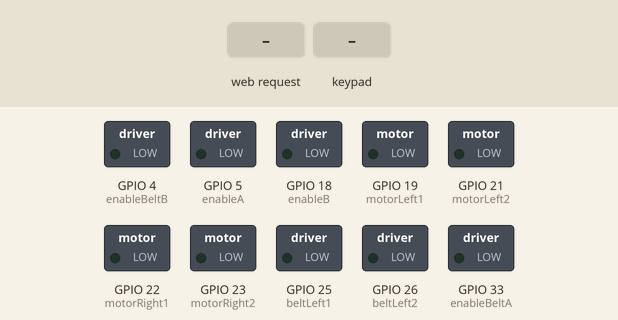
Bench run of a sketch on a simulated ESP32. Shown: switched loads named in the sketch (green lamp = pin HIGH). The test bench sets the inputs (shaded band). WiFi joins after 1.5 s; servers stay silent unless stated; what the sketch prints to the serial monitor is not drawn.

Above: at 2.7 s.
2.8 s: HTTP request GET /FORWARD received
4.3 s: key '-' pressed
5.8 s: key 'U' pressed
At 6.8 s:
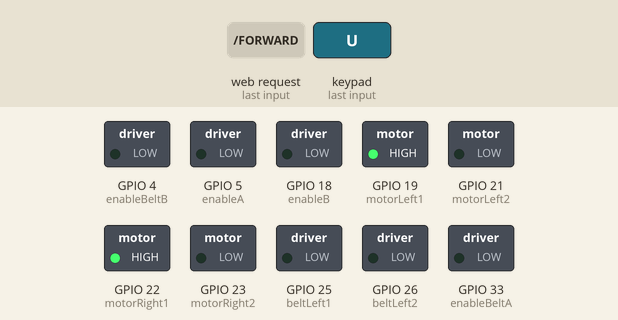
7.7 s: key 'D' pressed
At 9.3 s:
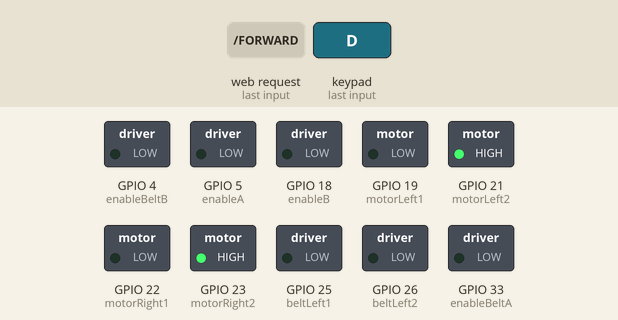
9.6 s: key 'L' pressed
At 11.2 s:
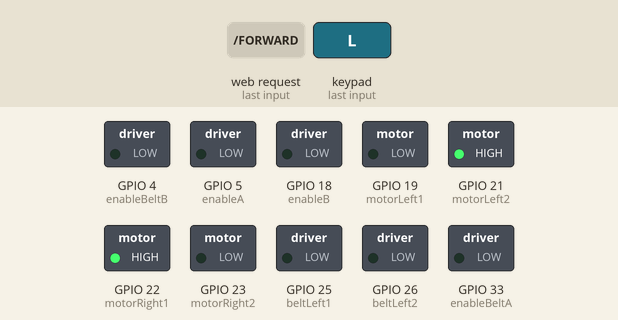
11.5 s: key 'R' pressed
At 12.5 s:
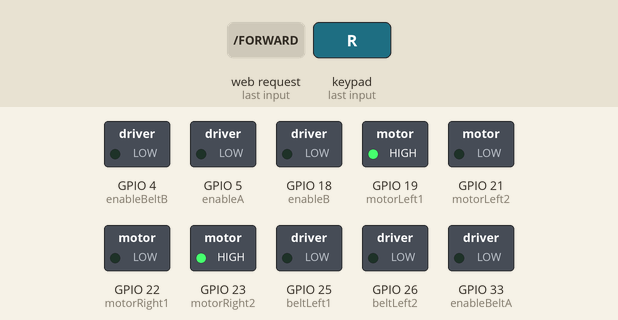
Timing chart, 0 to 14.4 s (numbered marks = the images above; inputs shaded):
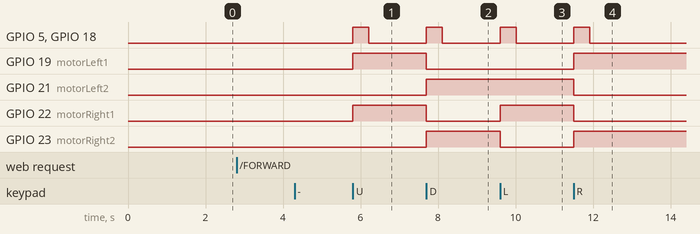

Measured:
- after the input at 2.8 s, every drawn part: stays the same
- after the input at 4.3 s, every drawn part: stays the same
- after the input at 5.8 s, GPIO 5 (enableA), GPIO 18 (enableB): LOW → HIGH at once, → LOW 0.41 s later; GPIO 19 (motorLeft1), GPIO 22 (motorRight1): LOW → HIGH at once
- after the input at 7.7 s, GPIO 5 (enableA), GPIO 18 (enableB): LOW → HIGH at once, → LOW 0.41 s later; GPIO 19 (motorLeft1), GPIO 22 (motorRight1): HIGH → LOW at once; GPIO 21 (motorLeft2), GPIO 23 (motorRight2): LOW → HIGH at once
- after the input at 9.6 s, GPIO 5 (enableA), GPIO 18 (enableB): LOW → HIGH at once, → LOW 0.41 s later; GPIO 22 (motorRight1): LOW → HIGH at once; GPIO 23 (motorRight2): HIGH → LOW at once
- after the input at 11.5 s, GPIO 5 (enableA), GPIO 18 (enableB): LOW → HIGH at once, → LOW 0.41 s later; GPIO 19 (motorLeft1), GPIO 23 (motorRight2): LOW → HIGH at once; GPIO 21 (motorLeft2), GPIO 22 (motorRight1): HIGH → LOW at once

The sketch:

server.ino
```cpp
#include <Arduino.h>
#include <WiFi.h>
#include <WiFiClient.h>
#include <WiFiServer.h>
#define CUSTOM_SETTINGS
#define INCLUDE_GAMEPAD_MODULE
#include <DabbleESP32.h>

// ===== WiFi Credentials =====
const char* ssid = "najil";
const char* password = "project123";
WiFiServer server(80);

// ===== Motor Driver Pins (L298N) =====
const int enableA = 5, motorLeft1 = 19, motorLeft2 = 21;
const int enableB = 18, motorRight1 = 22, motorRight2 = 23;

// ===== Conveyor Belt Pins (L298N) =====
const int enableBeltA = 33, beltLeft1 = 25, beltLeft2 = 26;
const int enableBeltB = 4, beltRight1 = 27, beltRight2 = 32;

bool processingWaste = false;

// ===== Mode Selection =====
enum Mode { AUTO_MODE, MANUAL_MODE };
Mode currentMode = AUTO_MODE;

// ===== Motor State Tracking =====
bool motorsStopped = true;

// ===== WiFi Reconnect Management =====
unsigned long lastWifiReconnectAttempt = 0;
const unsigned long wifiReconnectInterval = 10000; // 10 seconds

// ---------------- Motor Functions ----------------
void moveForward() {
  digitalWrite(enableA, HIGH); digitalWrite(enableB, HIGH);
  digitalWrite(motorLeft1, HIGH); digitalWrite(motorLeft2, LOW);
  digitalWrite(motorRight1, HIGH); digitalWrite(motorRight2, LOW);
  if (motorsStopped) {
    Serial.println("🚗 Moving Forward");
    motorsStopped = false;
  }
}

void moveBackward() {
  digitalWrite(enableA, HIGH); digitalWrite(enableB, HIGH);
  digitalWrite(motorLeft1, LOW); digitalWrite(motorLeft2, HIGH);
  digitalWrite(motorRight1, LOW); digitalWrite(motorRight2, HIGH);
  if (motorsStopped) {
    Serial.println("🚗 Moving Backward");
    motorsStopped = false;
  }
}

void moveLeft() {
  digitalWrite(enableA, HIGH); digitalWrite(enableB, HIGH);
  digitalWrite(motorLeft1, LOW); digitalWrite(motorLeft2, HIGH);
  digitalWrite(motorRight1, HIGH); digitalWrite(motorRight2, LOW);
  if (motorsStopped) {
    Serial.println("🚗 Turning Left");
    motorsStopped = false;
  }
}

void moveRight() {
  digitalWrite(enableA, HIGH); digitalWrite(enableB, HIGH);
  digitalWrite(motorLeft1, HIGH); digitalWrite(motorLeft2, LOW);
  digitalWrite(motorRight1, LOW); digitalWrite(motorRight2, HIGH);
  if (motorsStopped) {
    Serial.println("🚗 Turning Right");
    motorsStopped = false;
  }
}

void stopMotors() {
  if (!motorsStopped) {
    digitalWrite(enableA, LOW); digitalWrite(enableB, LOW);
    Serial.println("🛑 Motors Stopped");
    motorsStopped = true;
  }
}

// ---------------- Belt Functions ----------------
void stopBelts() {
  digitalWrite(enableBeltA, LOW); digitalWrite(enableBeltB, LOW);
}

void runRecyclableBelt() {
  stopMotors();
  processingWaste = true;
  Serial.println("♻️ Activating Recyclable Belt");

  digitalWrite(enableBeltA, HIGH);
  digitalWrite(beltLeft1, HIGH); digitalWrite(beltLeft2, LOW);
  delay(3000);
  stopBelts();
  processingWaste = false;
  moveForward();
}

void runNonRecyclableBelt() {
  stopMotors();
  processingWaste = true;
  Serial.println("🗑️ Activating Non-Recyclable Belt");

  digitalWrite(enableBeltB, HIGH);
  digitalWrite(beltRight1, HIGH); digitalWrite(beltRight2, LOW);
  delay(3000);
  stopBelts();
  processingWaste = false;
  moveForward();
}

// ---------------- Command Processing ----------------
void processCommand(String command) {
  command.trim();
  Serial.println("📩 Received: " + command);
  if (processingWaste) return;

  if (command == "FORWARD") moveForward();
  else if (command == "BACKWARD") moveBackward();
  else if (command == "LEFT") moveLeft();
  else if (command == "RIGHT") moveRight();
  else if (command == "STOP") stopMotors();
  else if (command == "Recyclable Belt") runRecyclableBelt();
  else if (command == "Non-Recyclable Belt") runNonRecyclableBelt();
}

// ---------------- WiFi Handling ----------------
void checkWiFi() {
  if (WiFi.status() != WL_CONNECTED) {
    unsigned long currentMillis = millis();
    if (currentMillis - lastWifiReconnectAttempt >= wifiReconnectInterval) {
      Serial.println("🔄 Attempting WiFi reconnection...");
      WiFi.disconnect();
      WiFi.begin(ssid, password);
      lastWifiReconnectAttempt = currentMillis;
    }
  }
}

// ---------------- Setup ----------------
void setup() {
  Serial.begin(115200);
  Serial.println("\n🚀 Starting USV...");

  // Initialize Dabble (for manual mode)
  Dabble.begin("USV");
  Serial.println("✅ Dabble Initialized. Connect via Bluetooth");

  // Initialize Motor and Belt Pins
  pinMode(motorLeft1, OUTPUT); pinMode(motorLeft2, OUTPUT);
  pinMode(motorRight1, OUTPUT); pinMode(motorRight2, OUTPUT);
  pinMode(enableA, OUTPUT); pinMode(enableB, OUTPUT);
  pinMode(beltLeft1, OUTPUT); pinMode(beltLeft2, OUTPUT);
  pinMode(beltRight1, OUTPUT); pinMode(beltRight2, OUTPUT);
  pinMode(enableBeltA, OUTPUT); pinMode(enableBeltB, OUTPUT);

  stopMotors();
  stopBelts();

  // Connect to WiFi
  Serial.print("🔄 Connecting to WiFi...");
  WiFi.begin(ssid, password);
  while (WiFi.status() != WL_CONNECTED) {
    delay(500);
    Serial.print(".");
  }
  Serial.println("\n✅ WiFi Connected!");
  Serial.println(WiFi.localIP());

  server.begin();
  Serial.println("✅ Server Started. Ready for commands!");
}

// ---------------- Main Loop ----------------
void loop() {
  Dabble.processInput();  // Process Dabble input for manual control
  checkWiFi();

  // Toggle Mode using Joystick Select (debounced)
  static unsigned long lastModeSwitch = 0;
  unsigned long currentMillis = millis();
  if (GamePad.isSelectPressed() && (currentMillis - lastModeSwitch > 500)) {
    lastModeSwitch = currentMillis;
    currentMode = (currentMode == AUTO_MODE) ? MANUAL_MODE : AUTO_MODE;
    Serial.print("🔄 Switched to ");
    Serial.println((currentMode == AUTO_MODE) ? "AUTO Mode" : "MANUAL Mode");
  }

  if (currentMode == AUTO_MODE) {
    // Auto Mode: Process WiFi commands
    WiFiClient client = server.available();
    if (client) {
      Serial.println("📡 Client Connected");
      String command = "";
      while (client.connected() && client.available()) {
        char c = client.read();
        if (c == '\n') {
          processCommand(command);
          break;
        } else if (c != '\r') {
          command += c;
        }
      }
      client.stop();
      Serial.println("🔌 Client Disconnected");
    }
  } else {
    // Manual Mode: Use Dabble GamePad controls
    if (GamePad.isUpPressed()) moveForward();
    else if (GamePad.isDownPressed()) moveBackward();
    else if (GamePad.isRightPressed()) moveRight();
    else if (GamePad.isLeftPressed()) moveLeft();
    else stopMotors();

    if (GamePad.isTrianglePressed()) runRecyclableBelt();
    if (GamePad.isCirclePressed()) runNonRecyclableBelt();
  }

  delay(10); // Prevent watchdog triggers
}
```
